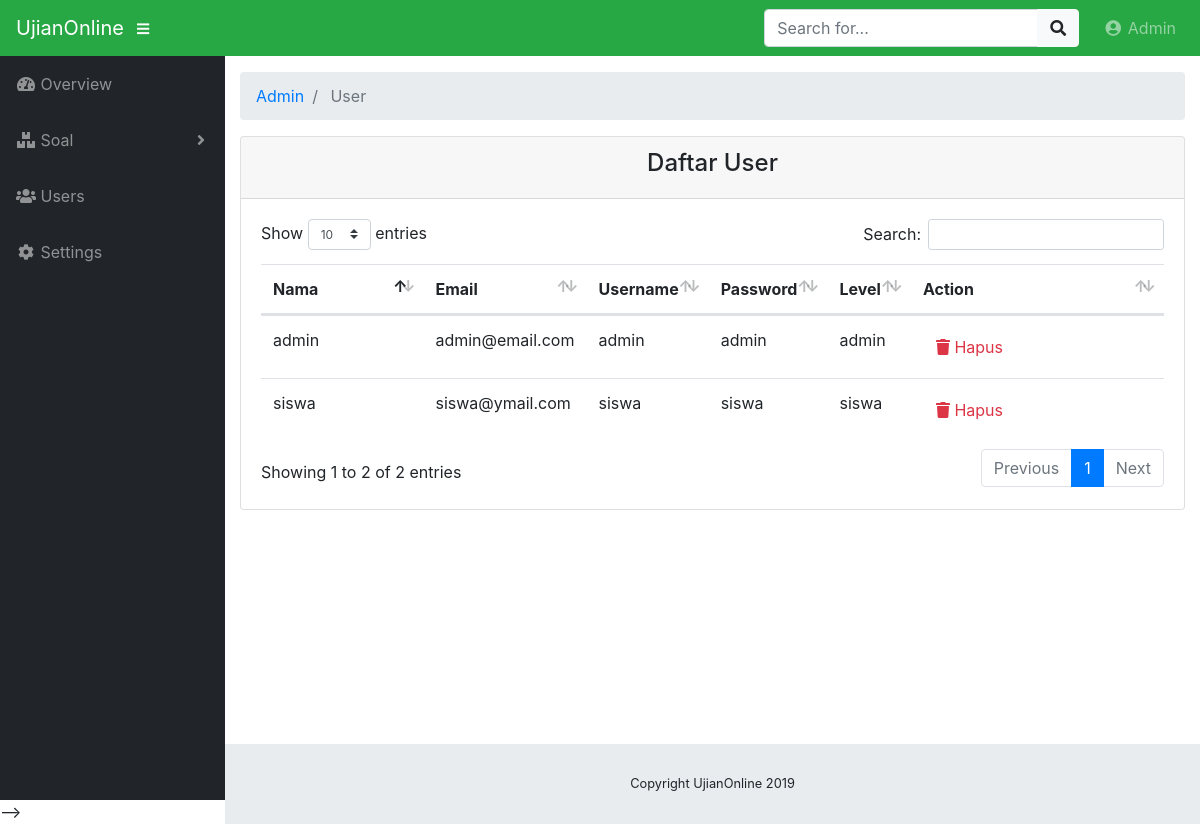
The app's page /index.php/admin/user with its own data.
### tables this page shows
CREATE TABLE `tbl_user` (
  `id_user` int(11) NOT NULL,
  `nama_user` varchar(100) NOT NULL,
  `email` varchar(100) NOT NULL,
  `username` varchar(100) NOT NULL,
  `password` varchar(100) NOT NULL,
  `level` varchar(22) NOT NULL
);

### application/controllers/admin/User.php (called while the page is built, shortened)
<?php
class User extends CI_Controller {
	public function __construct()
	{
		$this->load->model('user_model');
		$this->load->library('form_validation');
	}
	public function index()
	{
		$data["tbl_user"] = $this->user_model->getAll();
		$this->load->view('admin/user/list', $data);
	}
}

### index.php (called while the page is built, shortened)
<?php
require_once BASEPATH.'core/CodeIgniter.php';

### application/models/User_model.php (called while the page is built, shortened)
<?php
class User_model extends CI_Model {
	private $_table = "tbl_user";
	public function getAll(){
		return $this->db->get($this->_table)->result();
	}
}

### application/views/admin/user/list.php (the view, shortened to what this page needs)
<!DOCTYPE html>
<html lang="en">
<head>
</head>
<body id="page-top">
	<div id="wrapper">
		<div id="content-wrapper">
			<div class="container-fluid">
				<div class="card mb-3">
					<div class="card-header">
						<h4> <center> Daftar User </center></h4>
					</div>
					<div class="card-body">
						<div class="table-responsive">
							<table class="table table-hover" id="dataTable" width="100%" cellspacing="0">
								<thead>
									<tr>
										<th>Nama</th>
										<th>Email</th>
										<th>Username</th>
										<th>Password</th>
										<th>Level</th>
										<th>Action</th>
									</tr>
								</thead>
								<tbody>
									<?php foreach ($tbl_user as $user): ?>
									<tr>
										<td width="150">
											<?php echo $user->nama_user ?>
										</td>
										<td>
											<?php echo $user->email ?>
										</td>
										<td>
											<?php echo $user->username ?>
										</td>
										<td>
											<?php echo $user->password ?>
										</td>
										<td>
											<?php echo $user->level ?>
										</td>
										<td width="250">
											<a onclick="deleteConfirm('<?php echo site_url('admin/user/delete/'.$user->id_user) ?>')"
											 href="#!" class="btn btn-small text-danger"><i class="fas fa-trash"></i> Hapus</a>
										</td>
									</tr>
									<?php endforeach; ?>
								</tbody>
							</table>
						</div>
					</div>
				</div>
			</div>
		</div>
	</div>
</body>
</html>

### css/sb-admin.css (style rules this page uses)
html { position: relative; min-height: 100%; }
body { height: 100%; }
#wrapper { display: -webkit-box; display: -ms-flexbox; display: flex; }
#wrapper #content-wrapper { overflow-x: hidden; width: 100%; padding-top: 1rem; padding-bottom: 80px; }
:root { --input-padding-x: 0.75rem; --input-padding-y: 0.75rem; }

### records on screen
tbl_user: nama_user "admin", email "admin@email.com", username "admin", password "admin", level "admin"
tbl_user: nama_user "siswa", email "siswa@ymail.com", username "siswa", password "siswa", level "siswa"

### other values on screen
SITE_NAME "UjianOnline"
$segment "Admin"
$segment "User"
Date('Y') "2019"
